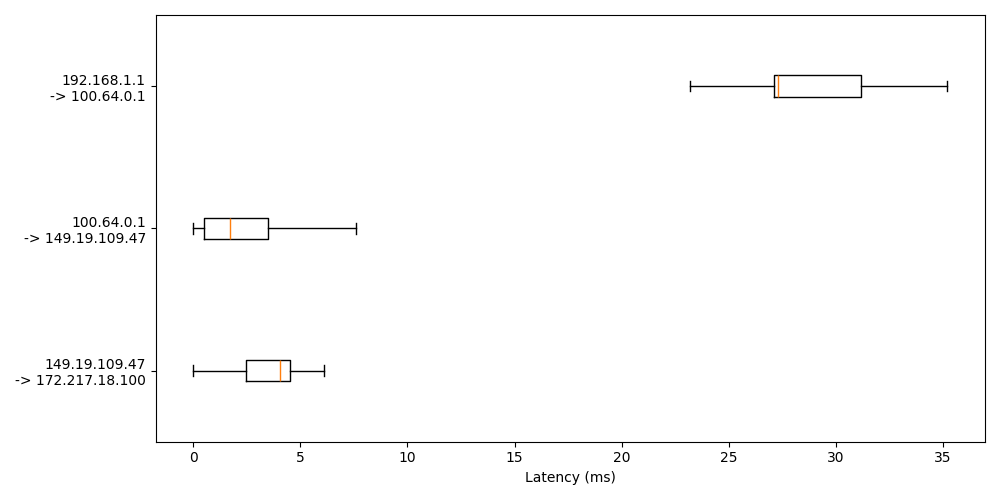

Reproduce this figure in Python.
import os
import time
import json
from math import fabs
from pprint import pprint
from pathlib import Path
from datetime import datetime, timedelta
from multiprocessing import Process
from threading import Thread

from icmplib import ping
from matplotlib import pyplot as plt


hops = [
    "192.168.1.1",
    "100.64.0.1",
    "149.19.109.47",
    "172.217.18.100"
]


def boxplot_position():
    positions = {}
    for i in range(1, len(hops)):
        key = "{}\n-> {}".format(hops[i-1], hops[i])
        positions[key] = len(hops) - i
    return positions

result = []


def do_ping():
    end_time = datetime.now() + timedelta(seconds=14)

    with open("ping-{}.json".format(datetime.now().strftime("%Y%m%d-%H%M%S")), "w") as f:
        while True:
            time.sleep(0.01)
            if datetime.now() >= end_time:
                break

            current_round = dict.fromkeys(hops, 0)
            for hop in hops:
                #print("Now: {}, Pinging {}...".format(datetime.now(), hop))
                host = ping(hop, count=1, timeout=0.5)
                if host.min_rtt == 0:
                    break
                current_round[hop] = host.min_rtt
                #print(host.min_rtt)
            result.append(current_round)

        json.dump(result, f, indent=2)


def get_start_time():
    now = datetime.now()
    if now.second >= 12 and now.second < 27:
        return now.replace(second=27).replace(microsecond=0)
    elif now.second >= 27 and now.second < 42:
        return now.replace(second=42).replace(microsecond=0)
    elif now.second >= 42 and now.second < 57:
        return now.replace(second=57).replace(microsecond=0)
    elif now.second >= 0 and now.second < 12:
        return now.replace(second=12).replace(microsecond=0)
    else:
        return now.replace(second=12).replace(microsecond=0) + timedelta(minutes=1)


def start_thread_at(func, target_time):
    delay = (target_time - datetime.now()).total_seconds()
    if delay > 0:
        print("Waiting for {} seconds...".format(delay))
        time.sleep(delay)

    th = Thread(target=func)
    th.start()
    th.join()


def plot():
    diff = {}

    roundCount = 0
    path = Path("./latency")
    for dirpath, dirnames, files in os.walk(path):
        if len(files) != 0:
            for f in files:
                if f.endswith(".json") and f.startswith("ping"):
                    roundCount += 1
                    # if roundCount > 1:
                        # break
                    filename = os.path.join(dirpath, f)
                    print(filename)
                    with open(filename, "r") as jsonfile:
                        data = json.load(jsonfile)
                        for round in data:
                            for i in range(1, len(hops)):
                                key = "{}\n-> {}".format(hops[i-1], hops[i])
                                if key not in diff:
                                    diff[key] = []
                                rtt_diff = round[hops[i]] - round[hops[i-1]]
                                if rtt_diff < 0:
                                    continue
                                diff[key].append(fabs(rtt_diff))
    plt.figure(figsize=(10, 5))
    pos = boxplot_position()
    for position, column in enumerate(pos):
        print(min(diff[column]), max(diff[column]))
        plt.boxplot(diff[column], positions=[len(pos) - position], vert=False, meanline=True, meanprops={"color": "red"}, showmeans=False, showfliers=False)

    # plt.xlim(-5, 50)
    plt.xlabel("Latency (ms)")
    plt.yticks(range(1, len(diff.keys())+1), reversed(diff.keys()), rotation=0)
    plt.tight_layout()
    plt.savefig("ping.png")
    plt.close()


if __name__ == "__main__":
    # start_thread_at(do_ping, get_start_time())
    plot()
